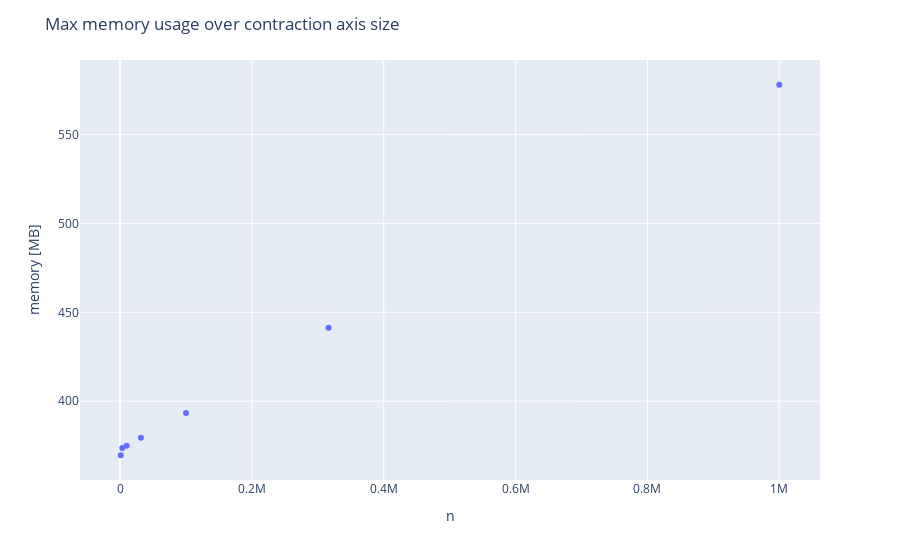

The notebook cell saved with this chart:
### Code cell
f = px.scatter(master_df.groupby(["n", "m"]).max().reset_index(drop=False),
               x="n", y="mem", labels={"mem": "memory [MB]"})
f.update_layout(title="Max memory usage over contraction axis size")

### Figure 1 — Plotly figure (JSON) as saved in the notebook; plotly's stock layout.template omitted (floating-point values rounded to 4 significant figures)
{"data": [{"hovertemplate": "n=%{x}<br>memory [MB]=%{y}<extra></extra>", "legendgroup": "", "marker": {"color": "#636efa", "symbol": "circle"}, "mode": "markers", "name": "", "orientation": "v", "showlegend": false, "type": "scatter", "x": [1000, 3162.0, 10000, 31620.0, 100000, 316200.0, 1000000], "xaxis": "x", "y": [369.6, 373.7, 374.9, 379.5, 393.3, 441.4, 578.0], "yaxis": "y"}], "layout": {"autosize": true, "legend": {"tracegroupgap": 0}, "margin": {"t": 60}, "title": {"text": "Max memory usage over contraction axis size"}, "xaxis": {"anchor": "y", "autorange": true, "domain": [0, 1], "range": [-58050.0, 1059000.0], "title": {"text": "n"}, "type": "linear"}, "yaxis": {"anchor": "x", "autorange": true, "domain": [0, 1], "range": [355.3, 592.3], "title": {"text": "memory [MB]"}, "type": "linear"}}}
